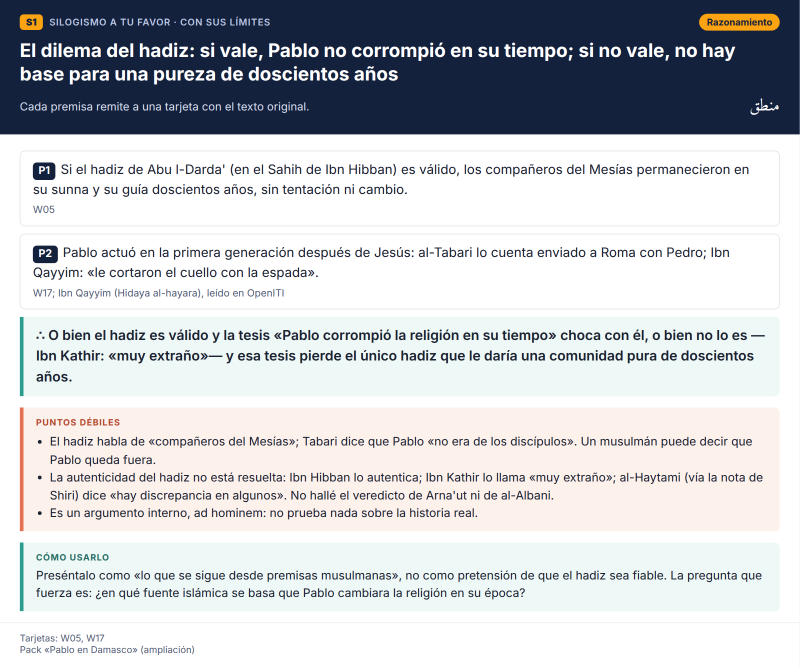
#> input picture pablo-damasco/S1_es.png, 1600 x 1336 px (shown at 1/2 size)
$ python -i genv.py   (imports and definitions only)
#> lines starting #> are read from the running program, lines starting #| are printed output that depends on the picture; after the words box and inside, x2 and y2 are one past the last pixel; in counts of white or black regions, pixels touching at a corner belong together
# -*- coding: utf-8 -*-
import json, re, html, os, glob
from PIL import Image, ImageChops
import importlib, os as _os
MOD=_os.environ.get('CARDMOD','vcards_data'); VAR=_os.environ.get('CARDVAR','VCARDS'); OUT=_os.environ.get('CARDOUT','vcards')
CARDS=getattr(importlib.import_module(MOD),VAR)
import sys
ONLY=sys.argv[1:]
specs = {}
man = {}
# [3 lines not run here, left out]

def trim(src, dst, pad=12):
#> called with src = '../S1_es.png', dst = 'out.png', pad = 12
    im = Image.open(src).convert('RGB')
#> im is the input picture: PIL image 1600x1336 RGB; mean R, G, B 198.5, 200.9, 205.2
    bg = Image.new('RGB', im.size, (255, 255, 255))
#> bg: PIL image 1600x1336 RGB; every value is 255
    diff = ImageChops.difference(im, bg).convert('L').point(lambda p: 255 if p > 18 else 0)
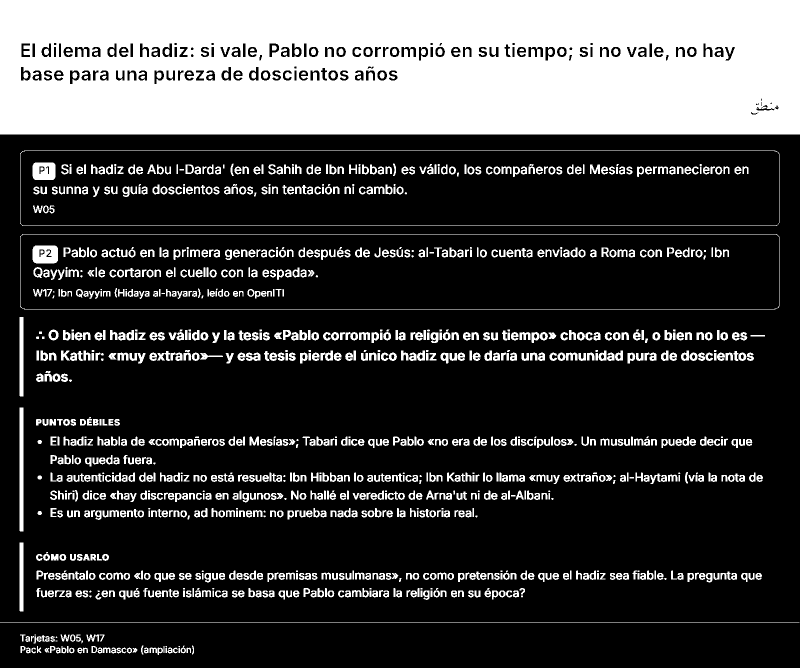
#> diff: PIL image 1600x1336 L (shown at 1/2 size); 25.8% white; 1264 white regions (127 under 20 px), largest, box (x1, y1, x2, y2) and area: (0, 0, 1600, 269) 407892, (40, 468, 1559, 619) 3330, (40, 301, 1559, 452) 3327
    bb = diff.getbbox()
#> bb = (0, 0, 1600, 1310)
    if bb:
        im = im.crop((max(0, bb[0]-pad), max(0, bb[1]-pad), min(im.width, bb[2]+pad), min(im.height, bb[3]+pad)))
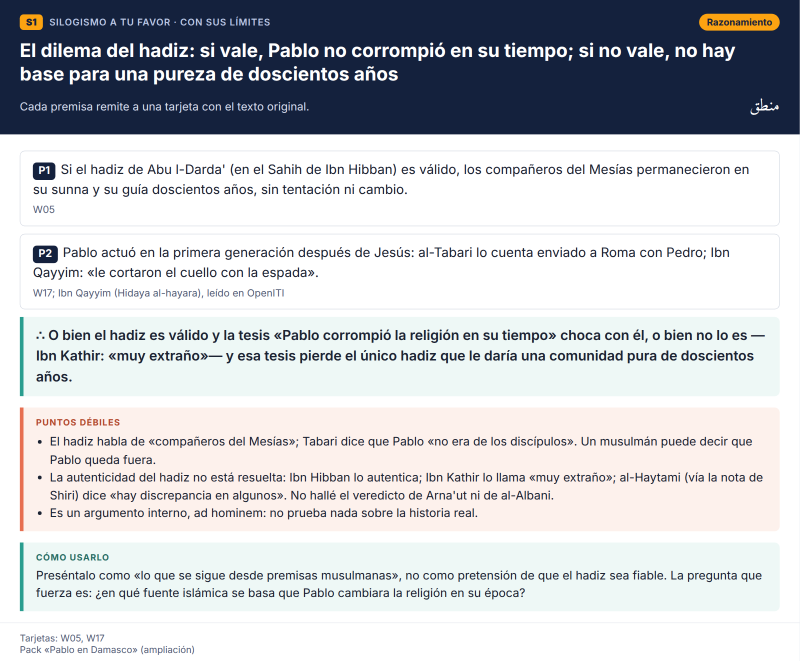
#> im: PIL image 1600x1322 RGB (shown at 1/2 size); mean R, G, B 197.9, 200.3, 204.6
    im.save(dst)
    return im.size

def marks(s):
    s = html.escape(s, quote=False).replace('&lt;br&gt;', '<br>')
    s = re.sub(r'\[\[k:(.+?)\]\]', r'<mark class="k">\1</mark>', s)
    s = re.sub(r'\[\[a:(.+?)\]\]', r'<mark class="a">\1</mark>', s)
    s = re.sub(r'([\u0600-\u06FF\uFB50-\uFDF9\uFE70-\uFEFF][\u0600-\u06FF\uFB50-\uFDF9\uFE70-\uFEFF ]*)', r'<bdi dir="rtl" lang="ar">\1</bdi>', s)
    return s

CSS = """
*{box-sizing:border-box;margin:0;padding:0}
body{background:#dfe4ec;font-family:'Inter',sans-serif;color:#1b2333;-webkit-font-smoothing:antialiased}
.card{width:1280px;background:#fff;margin:0 auto}
.hd{background:#14213d;color:#fff;padding:22px 32px 20px}
.row{display:flex;justify-content:space-between;align-items:center;gap:20px}
.badge{display:inline-flex;gap:10px;align-items:center;font-size:15px;letter-spacing:.06em;text-transform:uppercase;color:#b9c6e4;font-weight:600}
.sec{background:#e76f51;color:#fff;padding:2px 8px;border-radius:5px;letter-spacing:.02em;text-transform:none}
.pos{display:inline-block;margin-top:8px;background:#26365c;color:#ffd77a;padding:3px 10px;border-radius:6px;font-size:16px}
.badge b{background:#fca311;color:#14213d;padding:3px 10px;border-radius:6px;letter-spacing:.02em}
.kind{font-size:15px;font-weight:700;color:#14213d;background:#e5ecf8;padding:4px 12px;border-radius:999px}
.kind.es{background:#fca311}
h1{font-size:30px;line-height:1.25;font-weight:750;margin:14px 0 10px}
.ref{font-size:18px;color:#d5dcec}
.arref{font-family:'Amiri',serif;font-size:27px;direction:rtl;color:#fff;white-space:nowrap}
.bd{padding:26px 32px 18px}
.strip{display:flex;justify-content:flex-end;margin-bottom:14px}
.strip img{max-height:86px;border:1px solid #e3e7ee;border-radius:6px}
.seg{border:1px solid #d6dbe4;border-radius:8px;overflow:hidden;background:#fff}
.seg img{display:block;width:100%}
.gap{text-align:center;color:#8a93a6;font-size:22px;margin:8px 0;letter-spacing:.2em}
.tr{background:#fff8d6;border-radius:8px;padding:22px 26px;font-size:22px;line-height:1.62}
.tr p+p{margin-top:12px}
mark{border-radius:4px;padding:1px 3px;color:#111;-webkit-box-decoration-break:clone;box-decoration-break:clone}
mark.k{background:#ffb000}
mark.a{background:#9fd3f5}
bdi[lang=ar]{font-family:'Amiri',serif;font-size:1.12em}
.box{margin-top:18px;border-left:6px solid #2a9d8f;background:#eef8f6;padding:14px 20px;border-radius:0 8px 8px 0;font-size:19px;line-height:1.5}
.box.ojo{border-color:#e76f51;background:#fdf1ec}
.box h3{font-size:14px;text-transform:uppercase;letter-spacing:.08em;margin-bottom:4px;color:#2a6f67}
.box.ojo h3{color:#b44a2f}
.ft{padding:14px 32px 20px;border-top:1px solid #e6e9ef;font-size:15px;color:#566079;display:flex;justify-content:space-between;gap:24px;align-items:flex-start}
.ft .u{max-width:900px;overflow-wrap:anywhere}
.lg{display:flex;gap:12px;flex-wrap:wrap;justify-content:flex-end;white-space:nowrap}
.lg span{display:inline-flex;align-items:center;gap:6px}
.lg i{display:inline-block;width:18px;height:14px;border-radius:3px}
"""

def legend(has_alt, es=False):
    items = []
    if not es: items.append('<span><i style="background:#fff0a0"></i>pasaje citado</span>')
    items.append('<span><i style="background:#ffb000"></i>frase clave</span>')
    if has_alt: items.append('<span><i style="background:#9fd3f5"></i>matiz / en contra</span>')
    return '<div class="lg">' + ''.join(items) + '</div>'

def header(c, kind):
    k = '<span class="kind es">Traducción al español</span>' if kind == 'es' else f'<span class="kind">Texto original en {c.get("lang","árabe")}</span>'
    sec = ' <span class="sec">fuente secundaria</span>' if c.get('secondary') else ''
    return f'''<div class="hd"><div class="row"><div class="badge"><b>{c["id"]}</b>{html.escape(c.get("tag") or (c["year"] + " · " + c["who"]) if c.get("year") else c.get("tag",""))}{sec}</div>{k}</div>
<h1>{html.escape(c["title"])}</h1>
<div class="row"><div class="ref">{html.escape(c["ref"])}{('<br><span class="pos">' + html.escape(c['chip']) + '</span>') if c.get('chip') else ''}</div><div class="arref">{c["ar_ref"]}</div></div></div>'''

def footer(c, has_alt, es=False):
    note = c.get('trnote', 'Traducción literal propia; entre corchetes, aclaraciones. ') if es else ''
    return f'''<div class="ft"><div class="u">{note}Fuente: {html.escape(c["site"])}<br>{html.escape(c["url"])}<br>{html.escape(c.get('uso',''))}</div>{legend(has_alt, es)}</div>'''

# [27 lines not run here, left out]

>>> result = trim('../S1_es.png', 'out.png')
#> result = (1600, 1322)

$ run again, on pablo-damasco/W02_ar.png
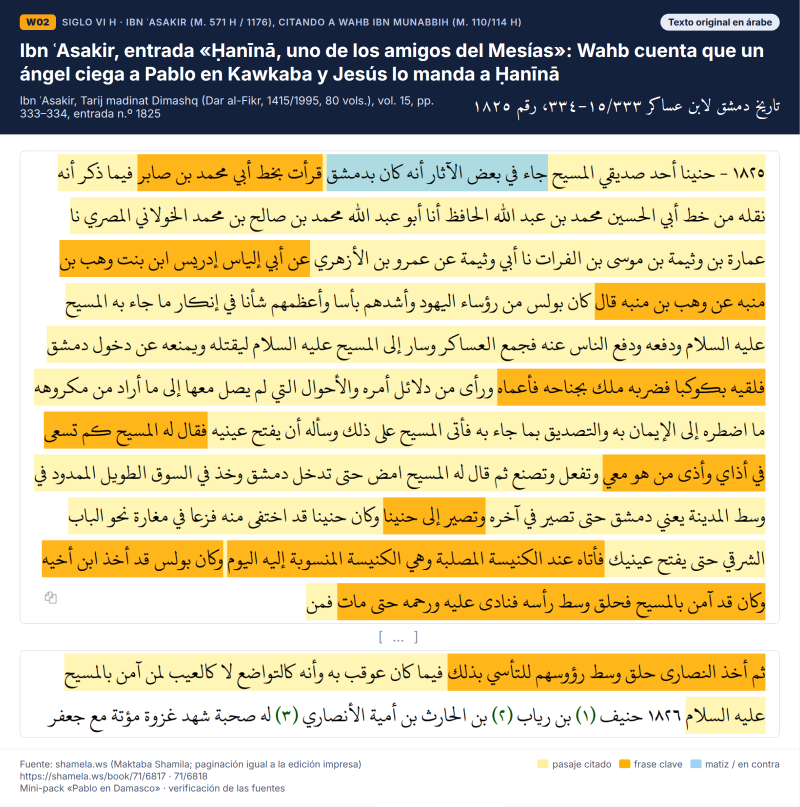
#> input picture pablo-damasco/W02_ar.png, 1600 x 1613 px (shown at 1/2 size)
#> in trim, im is the input picture: PIL image 1600x1613 RGB; mean R, G, B 209.7, 199, 162.5
#> bg: PIL image 1600x1613 RGB; every value is 255
#> in trim, `diff = ImageChops.difference(im, bg).convert('L').point(lambda p: 255 ..`:
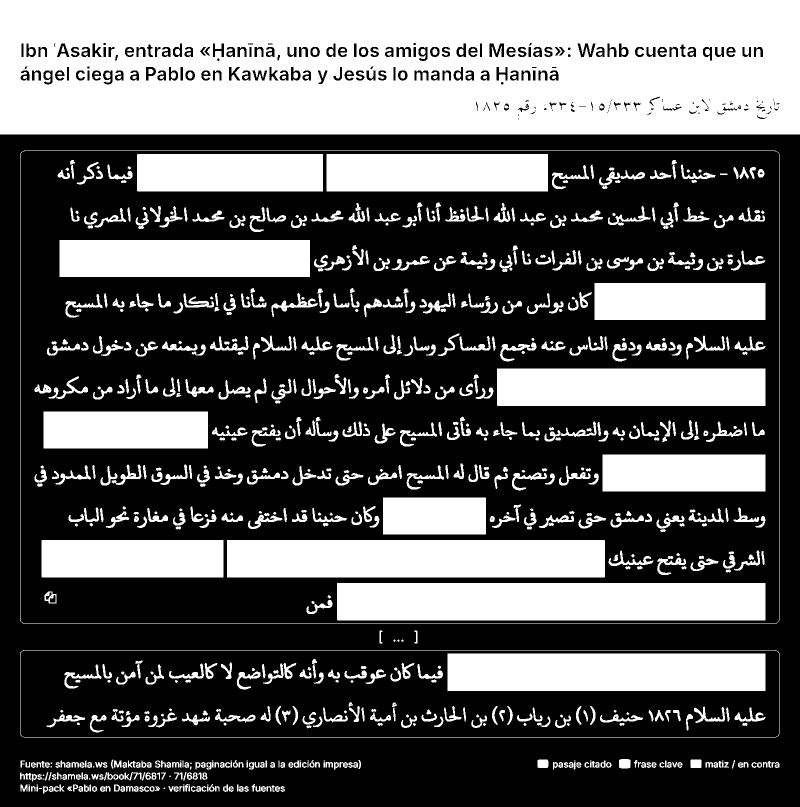
#> diff: PIL image 1600x1613 L (shown at 1/2 size); 37.4% white; 858 white regions (28 under 20 px), largest, box (x1, y1, x2, y2) and area: (0, 0, 1600, 269) 402882, (674, 1166, 1531, 1241) 64274, (454, 1080, 1210, 1155) 56698
#> bb = (0, 0, 1600, 1587)
#> in trim, `im = im.crop((max(0, bb[0]-pad), max(0, bb[1]-pad), min(im.width, bb[2..`:
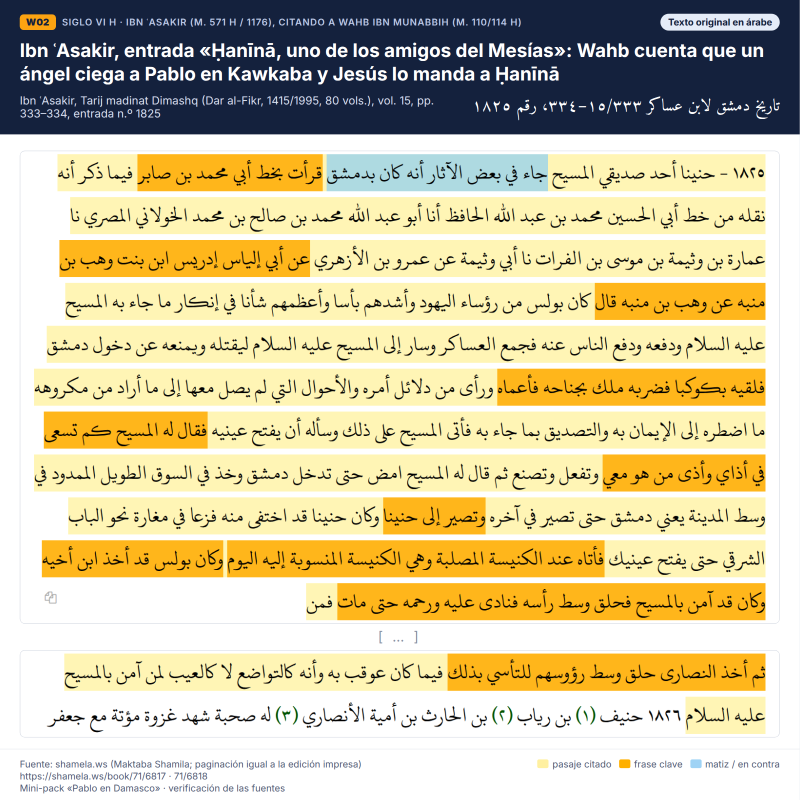
#> im: PIL image 1600x1599 RGB (shown at 1/2 size); mean R, G, B 209.3, 198.5, 161.7

$ run again, on pablo-damasco/W04_es.png
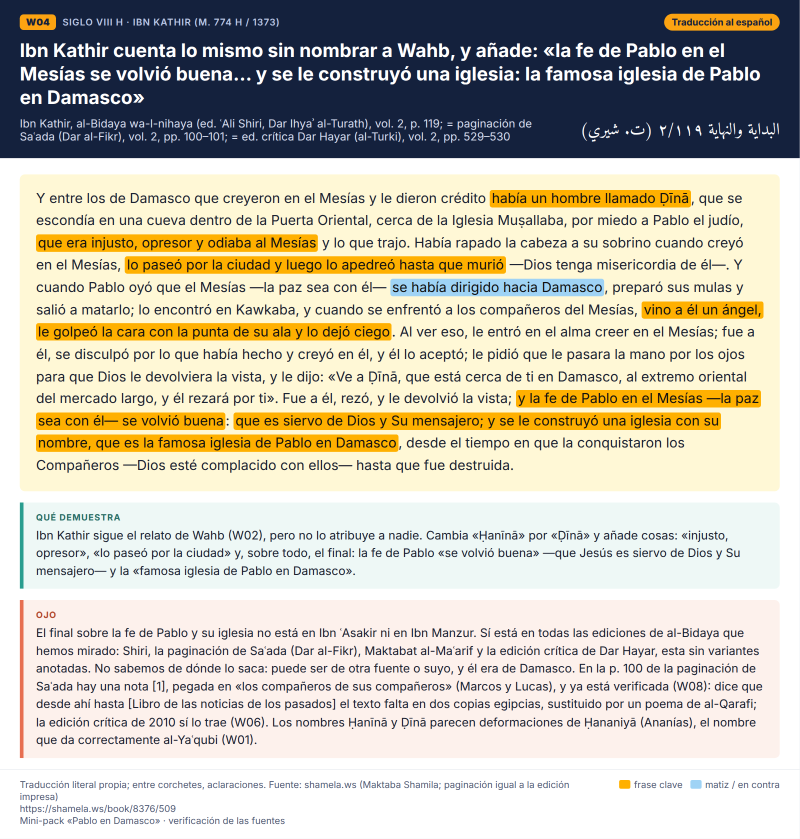
#> input picture pablo-damasco/W04_es.png, 1600 x 1678 px (shown at 1/2 size)
#> in trim, im is the input picture: PIL image 1600x1678 RGB; mean R, G, B 199.1, 194, 179.3
#> bg: PIL image 1600x1678 RGB; every value is 255
#> in trim, `diff = ImageChops.difference(im, bg).convert('L').point(lambda p: 255 ..`:
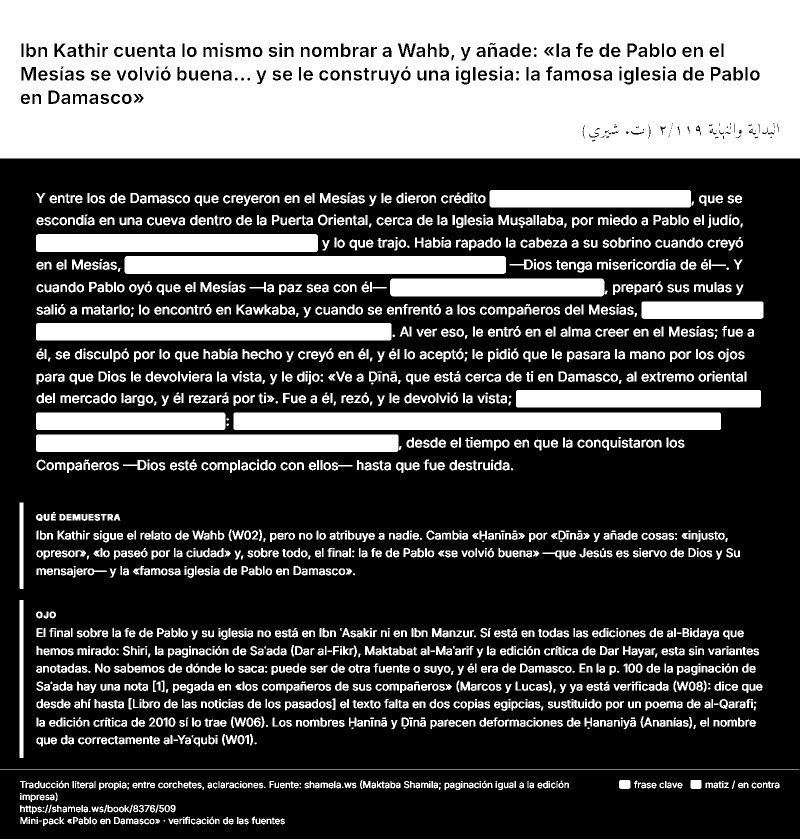
#> diff: PIL image 1600x1678 L (shown at 1/2 size); 33.3% white; 2137 white regions (209 under 20 px), largest, box (x1, y1, x2, y2) and area: (0, 0, 1600, 317) 475107, (467, 825, 1442, 860) 34113, (249, 512, 1012, 548) 27440
#> bb = (0, 0, 1600, 1652)
#> in trim, `im = im.crop((max(0, bb[0]-pad), max(0, bb[1]-pad), min(im.width, bb[2..`:
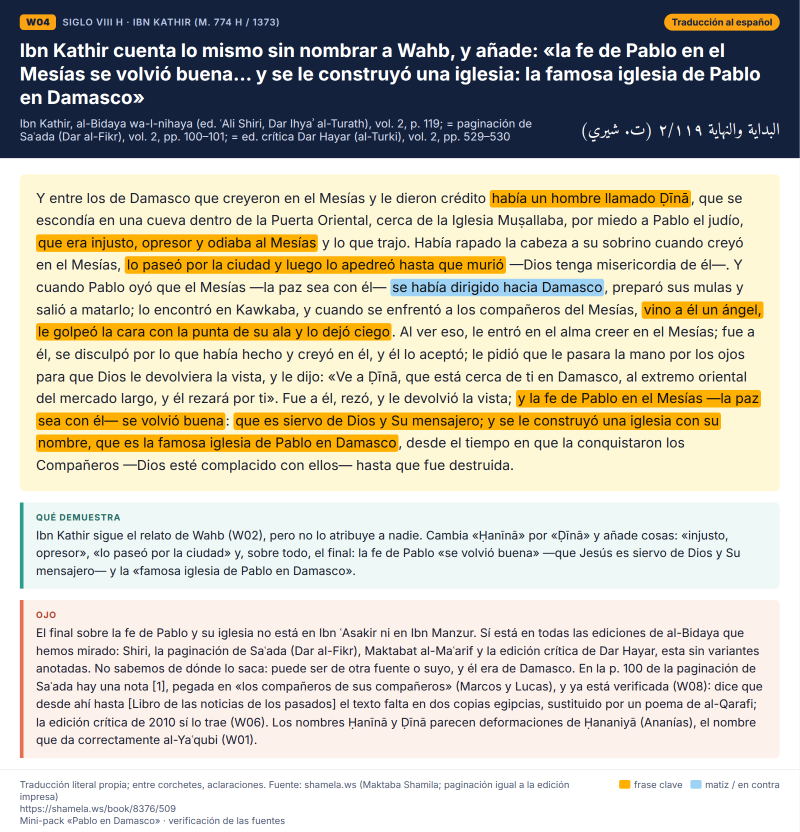
#> im: PIL image 1600x1664 RGB (shown at 1/2 size); mean R, G, B 198.6, 193.5, 178.6

$ run again, on pablo-damasco/W05_ar.png
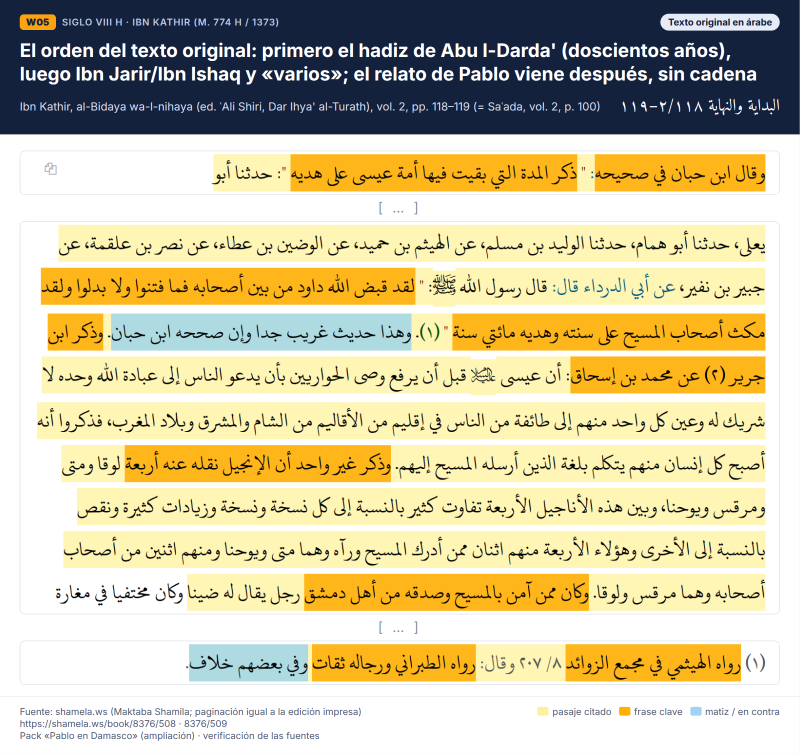
#> input picture pablo-damasco/W05_ar.png, 1600 x 1508 px (shown at 1/2 size)
#> in trim, im is the input picture: PIL image 1600x1508 RGB; mean R, G, B 207.1, 198, 165.2
#> bg: PIL image 1600x1508 RGB; every value is 255
#> in trim, `diff = ImageChops.difference(im, bg).convert('L').point(lambda p: 255 ..`:
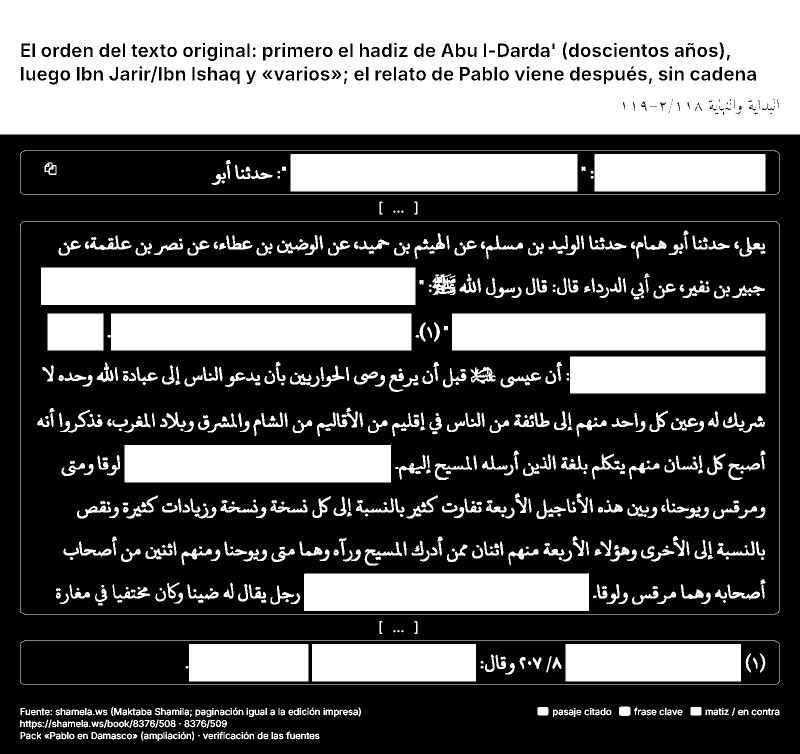
#> diff: PIL image 1600x1508 L (shown at 1/2 size); 38.3% white; 794 white regions (31 under 20 px), largest, box (x1, y1, x2, y2) and area: (0, 0, 1600, 269) 399786, (82, 535, 831, 610) 56175, (904, 627, 1531, 701) 46398
#> bb = (0, 0, 1600, 1482)
#> in trim, `im = im.crop((max(0, bb[0]-pad), max(0, bb[1]-pad), min(im.width, bb[2..`:
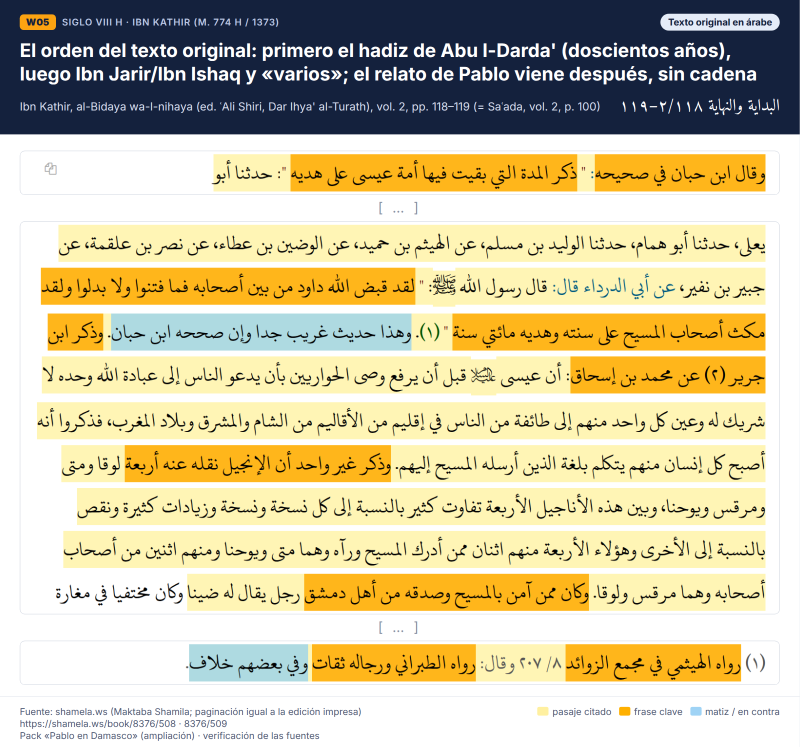
#> im: PIL image 1600x1494 RGB (shown at 1/2 size); mean R, G, B 206.6, 197.5, 164.4
